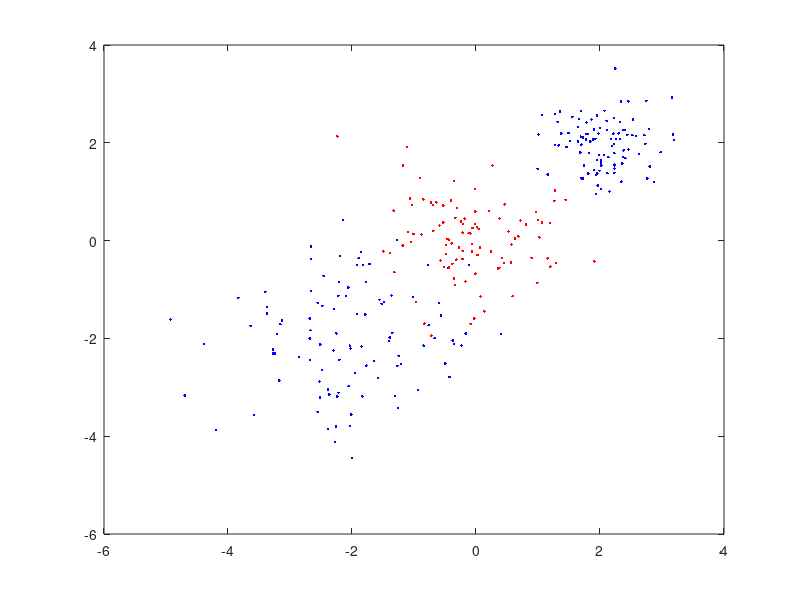

Source code (MATLAB): (Note: this script raises an error after producing the figure.)
% Deomstrate_Bagged_tree_classification
dim=2;
X1=[randn(100,dim)*0.5+2*ones(100,dim);randn(100,dim)-2*ones(100,dim)];
y1=zeros(200,1);
X2=randn(100,dim)*0.75;
y2=ones(100,1);

% Training data
X=[X1;X2];  % Predictor
y=[y1;y2];  % Response (label)

% Test data
Xtest=randn(10,dim);

% Plot original data using dots with different colors
dim_x=1;
dim_y=2;
plot(X(y==0,dim_x),X(y==0,dim_y),'b.')
hold on
plot(X(y==1,dim_x),X(y==1,dim_y),'r.')

% Fit the model and predict
NumTrees=40;        % Use 40 trees to vote
model=BaggedTreeFit(X,y,NumTrees);
% Predict the label of test data using the fit model
yhat=BaggedTreePredict(Xtest,model);

% Plot the estimated class using circles with different colors
plot(Xtest(yhat==0,dim_x),Xtest(yhat==0,dim_y),'bo')
plot(Xtest(yhat==1,dim_x),Xtest(yhat==1,dim_y),'ro')
xlabel('x')
ylabel('y')
